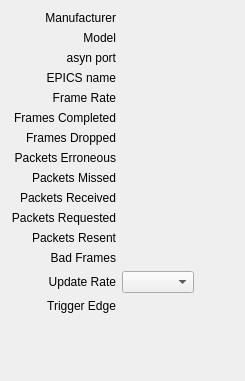
      <widget class="QWidget" name="Info">
       <attribute name="title">
        <string>Info</string>
       </attribute>
       <layout class="QGridLayout" name="gridLayout_26">
        <item row="0" column="0">
         <layout class="QGridLayout" name="gridLayout_14">
          <item row="2" column="2">
           <widget class="QELabel" name="qelabel_27">
            <property name="variable" stdset="0">
             <string>$(P):cam1:PortName_RBV</string>
            </property>
            <property name="variableSubstitutions" stdset="0">
             <string>P=13PS7</string>
            </property>
           </widget>
          </item>
          <item row="2" column="1">
           <widget class="QLabel" name="label_25">
            <property name="text">
             <string>asyn port</string>
            </property>
            <property name="alignment">
             <set>Qt::AlignRight|Qt::AlignTrailing|Qt::AlignVCenter</set>
            </property>
           </widget>
          </item>
          <item row="3" column="1">
           <widget class="QLabel" name="label_27">
            <property name="text">
             <string>EPICS name</string>
            </property>
            <property name="alignment">
             <set>Qt::AlignRight|Qt::AlignTrailing|Qt::AlignVCenter</set>
            </property>
           </widget>
          </item>
          <item row="3" column="2">
           <widget class="QELabel" name="qelabel_48">
            <property name="styleSheet">
             <string notr="true"/>
            </property>
            <property name="variable" stdset="0">
             <string>$(P):cam1:BI:EPICS:NAME.DESC</string>
            </property>
            <property name="variableSubstitutions" stdset="0">
             <string>P=13PS7</string>
            </property>
           </widget>
          </item>
          <item row="1" column="1">
           <widget class="QLabel" name="label_24">
            <property name="text">
             <string>Model</string>
            </property>
            <property name="alignment">
             <set>Qt::AlignRight|Qt::AlignTrailing|Qt::AlignVCenter</set>
            </property>
           </widget>
          </item>
          <item row="0" column="2">
           <widget class="QELabel" name="qelabel_25">
            <property name="variable" stdset="0">
             <string>$(P):cam1:Manufacturer_RBV</string>
            </property>
            <property name="variableSubstitutions" stdset="0">
             <string>P=13PS7</string>
            </property>
           </widget>
          </item>
          <item row="1" column="2">
           <widget class="QELabel" name="qelabel_26">
            <property name="variable" stdset="0">
             <string>$(P):cam1:Model_RBV</string>
            </property>
            <property name="variableSubstitutions" stdset="0">
             <string>P=13PS7</string>
            </property>
           </widget>
          </item>
          <item row="0" column="1">
           <widget class="QLabel" name="label_23">
            <property name="text">
             <string>Manufacturer</string>
            </property>
            <property name="alignment">
             <set>Qt::AlignRight|Qt::AlignTrailing|Qt::AlignVCenter</set>
            </property>
           </widget>
          </item>
          <item row="9" column="1">
           <widget class="QLabel" name="label_34">
            <property name="text">
             <string>Packets Received</string>
            </property>
            <property name="alignment">
             <set>Qt::AlignRight|Qt::AlignTrailing|Qt::AlignVCenter</set>
            </property>
           </widget>
          </item>
          <item row="8" column="2">
           <widget class="QELabel" name="qelabel_58">
            <property name="styleSheet">
             <string notr="true"/>
            </property>
            <property name="variable" stdset="0">
             <string>$(P):cam1:PSPacketsMissed_RBV</string>
            </property>
            <property name="variableSubstitutions" stdset="0">
             <string>P=13PS7</string>
            </property>
           </widget>
          </item>
          <item row="9" column="2">
           <widget class="QELabel" name="qelabel_62">
            <property name="styleSheet">
             <string notr="true"/>
            </property>
            <property name="variable" stdset="0">
             <string>$(P):cam1:PSPacketsReceived_RBV</string>
            </property>
            <property name="variableSubstitutions" stdset="0">
             <string>P=13PS7</string>
            </property>
           </widget>
          </item>
          <item row="7" column="2">
           <widget class="QELabel" name="qelabel_55">
            <property name="styleSheet">
             <string notr="true"/>
            </property>
            <property name="variable" stdset="0">
             <string>$(P):cam1:PSPacketsErroneous_RBV</string>
            </property>
            <property name="variableSubstitutions" stdset="0">
             <string>P=13PS7</string>
            </property>
           </widget>
          </item>
          <item row="6" column="1">
           <widget class="QLabel" name="label_31">
            <property name="text">
             <string>Frames Dropped</string>
            </property>
            <property name="alignment">
             <set>Qt::AlignRight|Qt::AlignTrailing|Qt::AlignVCenter</set>
            </property>
           </widget>
          </item>
          <item row="5" column="2">
           <widget class="QELabel" name="qelabel_51">
            <property name="styleSheet">
             <string notr="true"/>
            </property>
            <property name="variable" stdset="0">
             <string>$(P):cam1:PSFramesCompleted_RBV</string>
            </property>
            <property name="variableSubstitutions" stdset="0">
             <string>P=13PS7</string>
            </property>
           </widget>
          </item>
          <item row="7" column="1">
           <widget class="QLabel" name="label_32">
            <property name="text">
             <string>Packets Erroneous</string>
            </property>
            <property name="alignment">
             <set>Qt::AlignRight|Qt::AlignTrailing|Qt::AlignVCenter</set>
            </property>
           </widget>
          </item>
          <item row="11" column="1">
           <widget class="QLabel" name="label_36">
            <property name="text">
             <string>Packets Resent</string>
            </property>
            <property name="alignment">
             <set>Qt::AlignRight|Qt::AlignTrailing|Qt::AlignVCenter</set>
            </property>
           </widget>
          </item>
          <item row="5" column="1">
           <widget class="QLabel" name="label_30">
            <property name="text">
             <string>Frames Completed</string>
            </property>
            <property name="alignment">
             <set>Qt::AlignRight|Qt::AlignTrailing|Qt::AlignVCenter</set>
            </property>
           </widget>
          </item>
          <item row="6" column="2">
           <widget class="QELabel" name="qelabel_54">
            <property name="styleSheet">
             <string notr="true"/>
            </property>
            <property name="variable" stdset="0">
             <string>$(P):cam1:PSFramesDropped_RBV</string>
            </property>
            <property name="variableSubstitutions" stdset="0">
             <string>P=13PS7</string>
            </property>
           </widget>
          </item>
          <item row="4" column="1">
           <widget class="QLabel" name="label_29">
            <property name="text">
             <string>Frame Rate</string>
            </property>
            <property name="alignment">
             <set>Qt::AlignRight|Qt::AlignTrailing|Qt::AlignVCenter</set>
            </property>
           </widget>
          </item>
          <item row="8" column="1">
           <widget class="QLabel" name="label_33">
            <property name="text">
             <string>Packets Missed</string>
            </property>
            <property name="alignment">
             <set>Qt::AlignRight|Qt::AlignTrailing|Qt::AlignVCenter</set>
            </property>
           </widget>
          </item>
          <item row="10" column="1">
           <widget class="QLabel" name="label_35">
            <property name="text">
             <string>Packets Requested</string>
            </property>
            <property name="alignment">
             <set>Qt::AlignRight|Qt::AlignTrailing|Qt::AlignVCenter</set>
            </property>
           </widget>
          </item>
          <item row="12" column="1">
           <widget class="QLabel" name="label_37">
            <property name="text">
             <string>Bad Frames</string>
            </property>
            <property name="alignment">
             <set>Qt::AlignRight|Qt::AlignTrailing|Qt::AlignVCenter</set>
            </property>
           </widget>
          </item>
          <item row="10" column="2">
           <widget class="QELabel" name="qelabel_64">
            <property name="styleSheet">
             <string notr="true"/>
            </property>
            <property name="variable" stdset="0">
             <string>$(P):cam1:PSPacketsRequested_RBV</string>
            </property>
            <property name="variableSubstitutions" stdset="0">
             <string>P=13PS7</string>
            </property>
           </widget>
          </item>
          <item row="4" column="2">
           <widget class="QELabel" name="qelabel_49">
            <property name="styleSheet">
             <string notr="true"/>
            </property>
            <property name="variable" stdset="0">
             <string>$(P):cam1:PSFrameRate_RBV</string>
            </property>
            <property name="variableSubstitutions" stdset="0">
             <string>P=13PS7</string>
            </property>
           </widget>
          </item>
          <item row="11" column="2">
           <widget class="QELabel" name="qelabel_65">
            <property name="styleSheet">
             <string notr="true"/>
            </property>
            <property name="variable" stdset="0">
             <string>$(P):cam1:PSPacketsResent_RBV</string>
            </property>
            <property name="variableSubstitutions" stdset="0">
             <string>P=13PS7</string>
            </property>
           </widget>
          </item>
          <item row="13" column="2">
           <widget class="QEComboBox" name="qecombobox_11">
            <property name="sizePolicy">
             <sizepolicy hsizetype="Fixed" vsizetype="Fixed">
              <horstretch>0</horstretch>
              <verstretch>0</verstretch>
             </sizepolicy>
            </property>
            <property name="variable" stdset="0">
             <string>$(P):cam1:PSReadStatistics.SCAN</string>
            </property>
            <property name="variableSubstitutions" stdset="0">
             <string>P=13PS7</string>
            </property>
            <property name="subscribe">
             <bool>true</bool>
            </property>
           </widget>
          </item>
          <item row="12" column="2">
           <widget class="QELabel" name="qelabel_66">
            <property name="styleSheet">
             <string notr="true"/>
            </property>
            <property name="variable" stdset="0">
             <string>$(P):cam1:PSBadFrameCounter_RBV</string>
            </property>
            <property name="variableSubstitutions" stdset="0">
             <string>P=13PS7</string>
            </property>
           </widget>
          </item>
          <item row="13" column="1">
           <widget class="QLabel" name="label_38">
            <property name="text">
             <string>Update Rate</string>
            </property>
            <property name="alignment">
             <set>Qt::AlignRight|Qt::AlignTrailing|Qt::AlignVCenter</set>
            </property>
           </widget>
          </item>
          <item row="14" column="1">
           <widget class="QLabel" name="label_41">
            <property name="text">
             <string>Trigger Edge</string>
            </property>
            <property name="alignment">
             <set>Qt::AlignRight|Qt::AlignTrailing|Qt::AlignVCenter</set>
            </property>
           </widget>
          </item>
          <item row="14" column="2">
           <widget class="QELabel" name="qelabel_67">
            <property name="styleSheet">
             <string notr="true"/>
            </property>
            <property name="variable" stdset="0">
             <string>$(P):cam1:TriggerEvent_RBV</string>
            </property>
            <property name="variableSubstitutions" stdset="0">
             <string>P=13PS7</string>
            </property>
           </widget>
          </item>
         </layout>
        </item>
        <item row="0" column="1">
         <spacer name="horizontalSpacer_5">
          <property name="orientation">
           <enum>Qt::Horizontal</enum>
          </property>
          <property name="sizeHint" stdset="0">
           <size>
            <width>40</width>
            <height>20</height>
           </size>
          </property>
         </spacer>
        </item>
        <item row="1" column="0">
         <spacer name="verticalSpacer_2">
          <property name="orientation">
           <enum>Qt::Vertical</enum>
          </property>
          <property name="sizeHint" stdset="0">
           <size>
            <width>20</width>
            <height>57</height>
           </size>
          </property>
         </spacer>
        </item>
       </layout>
       <zorder></zorder>
       <zorder>verticalSpacer_2</zorder>
      </widget>
